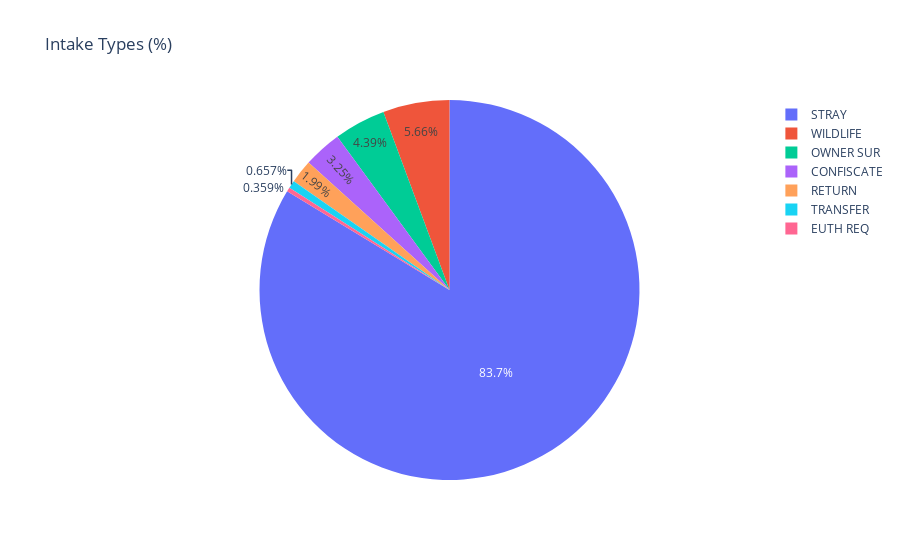

Notebook code for this chart:
### Code cell
# pie chart for funsies
fig = px.pie(condition_chart, names="IntakeType", values="counts", title="Intake Types (%)")
fig.show()

### Figure 1 — Plotly figure (JSON) as saved in the notebook; plotly's stock layout.template omitted (floating-point values rounded to 4 significant figures)
{"data": [{"domain": {"x": [0, 1], "y": [0, 1]}, "hovertemplate": "IntakeType=%{label}<br>counts=%{value}<extra></extra>", "labels": ["STRAY", "WILDLIFE", "OWNER SUR", "CONFISCATE", "RETURN", "TRANSFER", "EUTH REQ"], "legendgroup": "", "name": "", "showlegend": true, "type": "pie", "values": [10959, 741, 575, 426, 261, 86, 47]}], "layout": {"legend": {"tracegroupgap": 0}, "title": {"text": "Intake Types (%)"}}}
